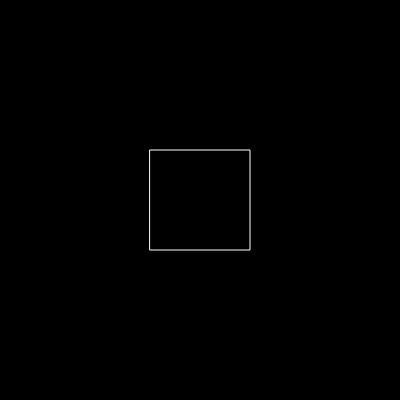
Frame 1 (no input)
Frame 60 (no input): identical to frame 1, image omitted
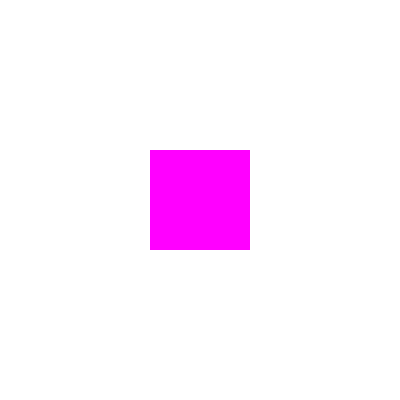
Frame 120 (the mouse pressed at the canvas centre since frame 60)

The p5.js sketch that drew these frames (run headless with seeded random() and noise() and a simulated clock; from frame 60 on, the mouse is pressed at the canvas centre):

// p5.js sketch
// ── sketch.js
var ladoRect = 100;
var mitadLado = ladoRect / 2;
var rectX;
var rectY;
var bgColor = 0;
// var bgIsBlack = true;

function setup() {
  createCanvas(400, 400);
  rectMode(CENTER);
  rectX = width / 2;
  rectY = height / 2;
}

function draw() {
  background(bgColor);
  
  if (mouseX > rectX - mitadLado && mouseX < rectX + mitadLado && mouseY > rectY - mitadLado && mouseY < rectY + mitadLado) {
    fill(255, 0, 255);
    noStroke();
    if (mouseIsPressed) {
      bgColor = 255;
    } else {
      bgColor = 0;
    }
    // bgIsBlack = false;
  } else {
    noFill();
    stroke(255);
    // bgIsBlack = true;
  }
  
  
  // if (bgIsBlack === true) {
/*  if (bgIsBlack) {
    bgColor = 0;
  } else {
    bgColor = 255;
  }*/
  
  rect(rectX, rectY, ladoRect, ladoRect);
}
